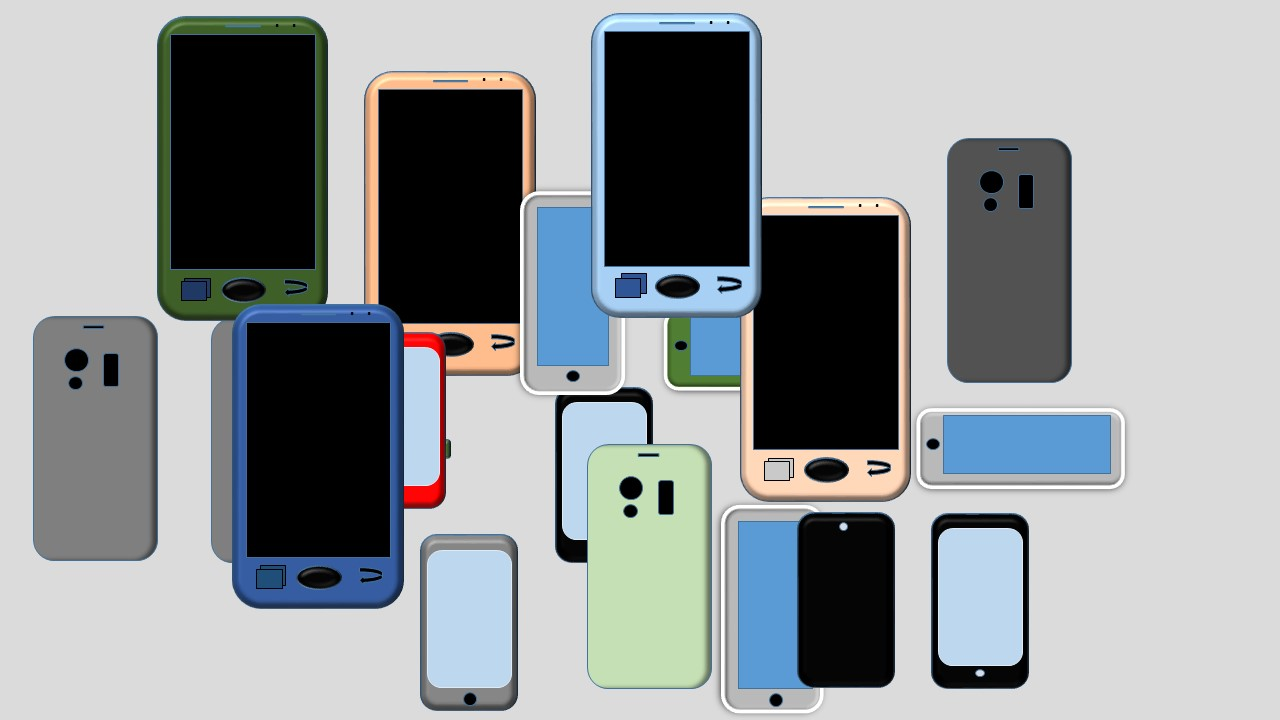
#> input picture Act_3/celulares_.jpg, 1280 x 720 px
$ python act3.py
#> lines starting #> are read from the running program, lines starting #| are printed output that depends on the picture; after the words box and inside, x2 and y2 are one past the last pixel; in counts of white or black regions, pixels touching at a corner belong together
import cv2 as cv
import numpy as np
import matplotlib.pyplot as plt

image_path = 'celulares_.jpg'
image = cv.imread(image_path)
#> image is the input picture: shape (720, 1280, 3); mean B, G, R 154.6, 152.5, 147.8
gray = cv.cvtColor(image, cv.COLOR_BGR2GRAY)

# Aplicar filtro gaussiano
blurred = cv.GaussianBlur(gray, (5, 5), 0)

# Binarizar la imagen
_, binary = cv.threshold(blurred, 0, 255, cv.THRESH_BINARY_INV + cv.THRESH_OTSU)
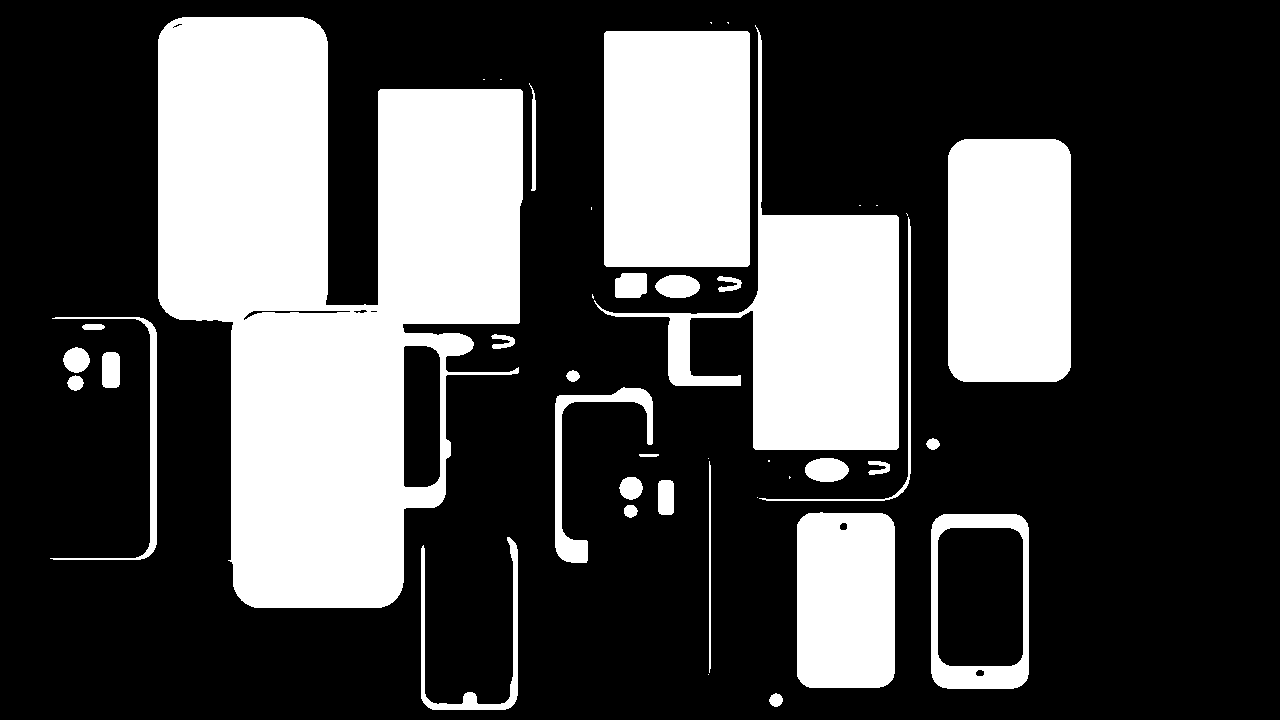
#> binary: shape (720, 1280); 30% white; 43 white regions (14 under 20 px), largest, box (x1, y1, x2, y2) and area: (158, 17, 523, 608) 137718, (594, 25, 899, 450) 37303, (604, 31, 750, 267) 34444

# Eliminar ruido
kernel = np.ones((3, 3), np.uint8)
opening = cv.morphologyEx(binary, cv.MORPH_OPEN, kernel, iterations=2)
#> opening: shape (720, 1280); 29.5% white; 30 white regions, largest, box (x1, y1, x2, y2) and area: (158, 17, 523, 608) 137464, (604, 31, 750, 267) 34444, (749, 215, 899, 450) 33919

# Determinar el área de fondo
sure_bg = cv.dilate(opening, kernel, iterations=3)
#> sure_bg: shape (720, 1280); 32.9% white; 24 white regions, largest, box (x1, y1, x2, y2) and area: (155, 14, 526, 611) 146293, (601, 28, 753, 301) 37892, (746, 212, 902, 453) 36265

# Determinar el área de primer plano
dist_transform = cv.distanceTransform(opening, cv.DIST_L2, 5)
_, sure_fg = cv.threshold(dist_transform, 0.7 * dist_transform.max(), 255, 0)
#> sure_fg: shape (720, 1280) float32; 2.7% white; 6 white regions, box (x1, y1, x2, y2) and area: (292, 373, 345, 547) 8853, (219, 78, 267, 259) 8374, (665, 92, 689, 206) 2736, (814, 276, 838, 389) 2572, (439, 150, 462, 263) 2404, (1009, 200, 1010, 321) 121

# Encontrar áreas desconocidas
sure_fg = np.uint8(sure_fg)
unknown = cv.subtract(sure_bg, sure_fg)
#> unknown: shape (720, 1280); 30.1% white; 24 white regions, largest, box (x1, y1, x2, y2) and area: (155, 14, 526, 611) 126662, (601, 28, 753, 301) 35156, (746, 212, 902, 453) 33693

# Etiquetar marcadores
num_labels, markers = cv.connectedComponents(sure_fg)
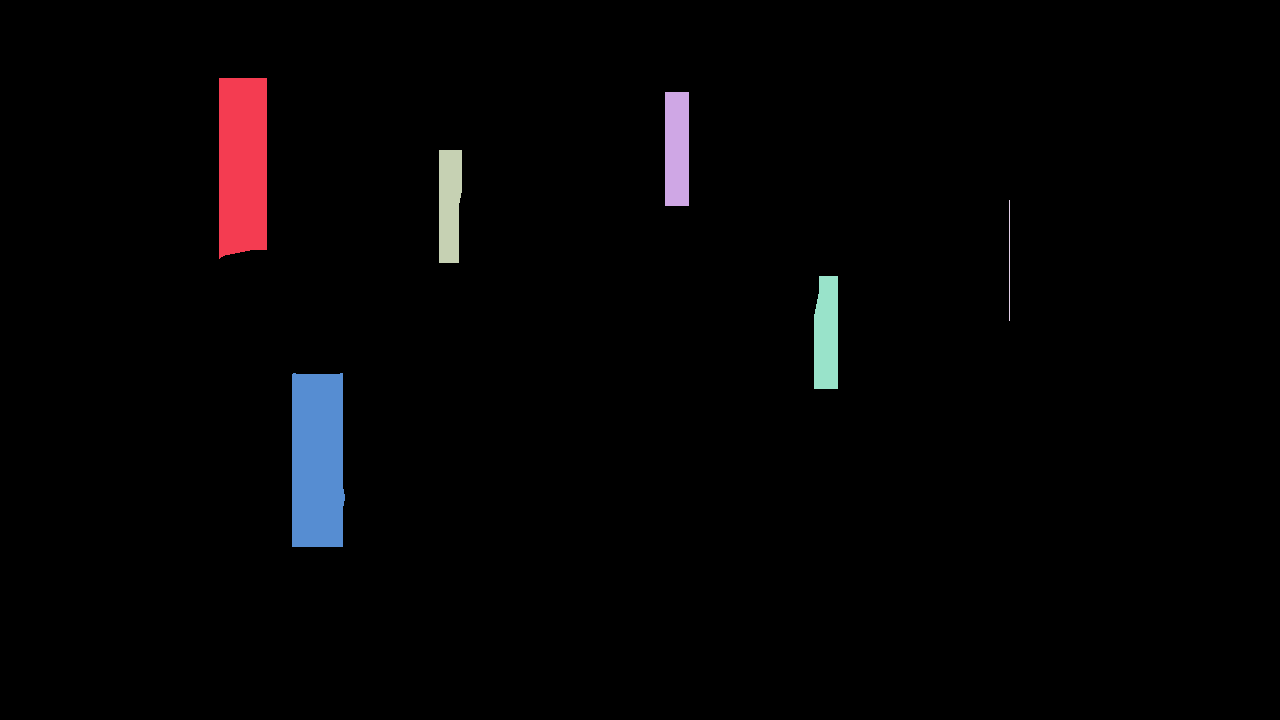
#> markers: shape (720, 1280) int32; 7 distinct labels, from 0 to 6; one colour per label, 0 black
#> num_labels = 7

# Añadir uno para que el fondo no sea 0, sino 1
markers = markers + 1
#> markers: shape (720, 1280) int32; 7 distinct labels, from 1 to 7

# Marcar la región desconocida con 0
markers[unknown == 255] = 0
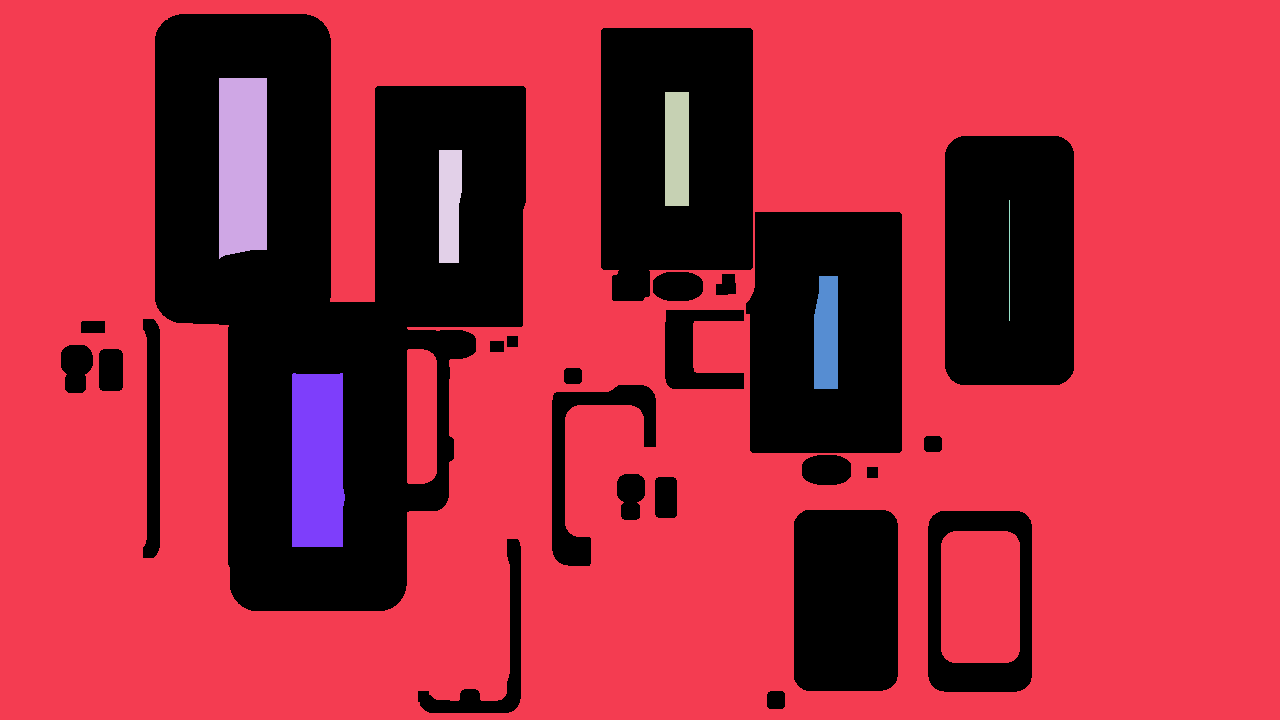
#> markers: shape (720, 1280) int32; 8 distinct labels, from 0 to 7; one colour per label, 0 black

# Aplicar el algoritmo watershed
markers = cv.watershed(image, markers)
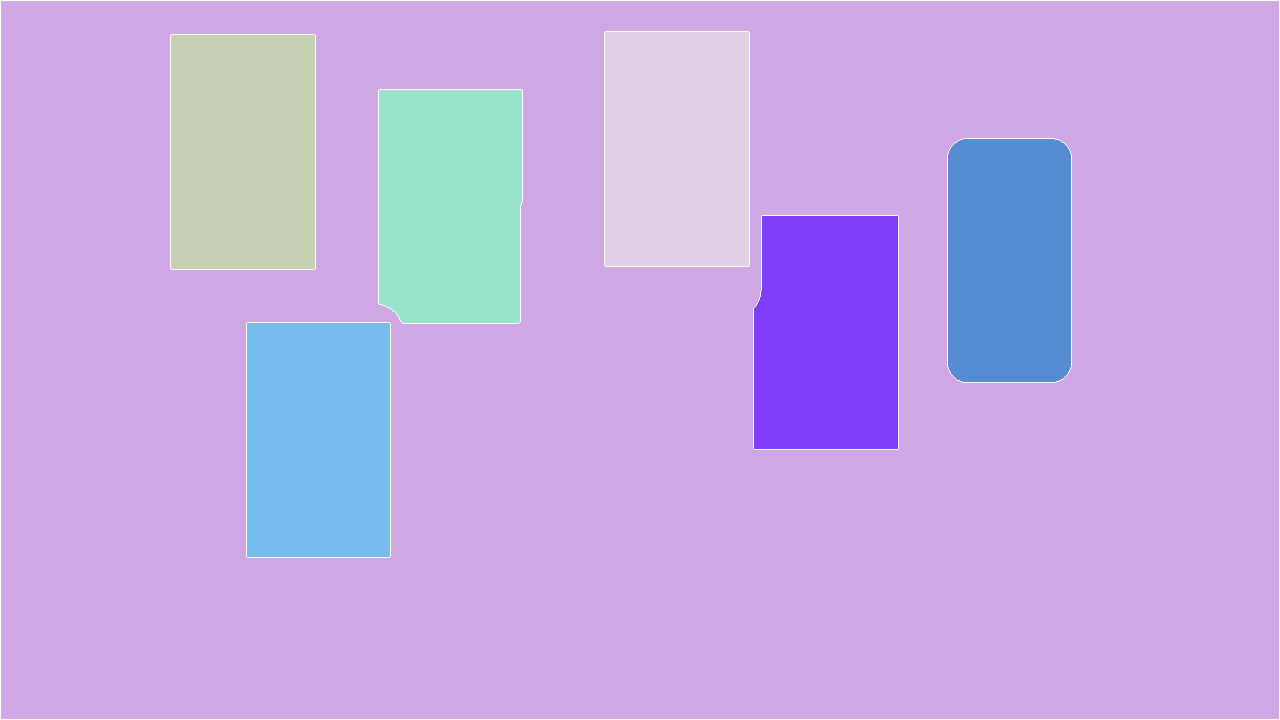
#> markers: shape (720, 1280) int32; 8 distinct labels, from -1 to 7; one colour per label, 0 black, -1 white
image[markers == -1] = [255, 0, 0]
#> image: shape (720, 1280, 3); 0.91% of pixels changed, all inside (x1, y1, x2, y2) = (0, 0, 1280, 720)

# Mostrar los resultados
fig, axes = plt.subplots(1, 3, figsize=(18, 6))

axes[0].imshow(cv.cvtColor(image, cv.COLOR_BGR2RGB))
axes[0].set_title('Imagen Original con Bordes Watershed')
axes[0].axis('off')

axes[1].imshow(binary, cmap='gray')
axes[1].set_title('Imagen Binaria')
axes[1].axis('off')

axes[2].imshow(markers, cmap='nipy_spectral')
axes[2].set_title('Marcadores Watershed')
axes[2].axis('off')

plt.tight_layout()
plt.show()
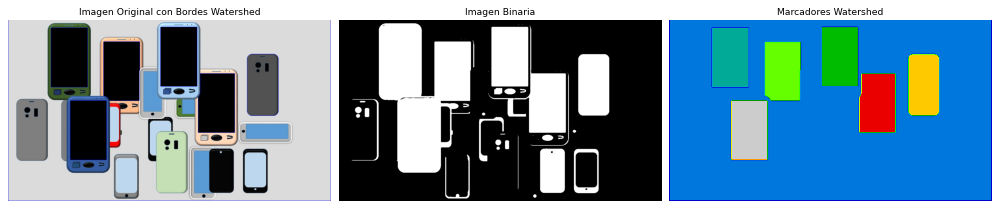
#> figure drawn by matplotlib, 3 panels
